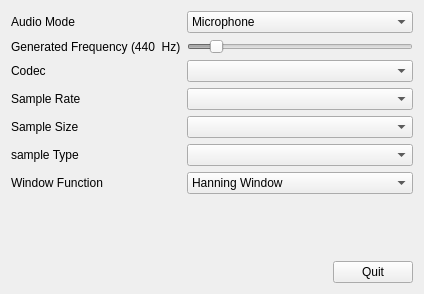
<?xml version="1.0" encoding="UTF-8"?>
<ui version="4.0">
 <class>Settings</class>
 <widget class="QDialog" name="Settings">
  <property name="geometry">
   <rect>
    <x>0</x>
    <y>0</y>
    <width>424</width>
    <height>294</height>
   </rect>
  </property>
  <property name="windowTitle">
   <string>Dialog</string>
  </property>
  <layout class="QVBoxLayout" name="verticalLayout_2">
   <item>
    <layout class="QFormLayout" name="formLayout">
     <item row="1" column="0">
      <widget class="QLabel" name="label_6">
       <property name="text">
        <string>Audio Mode</string>
       </property>
      </widget>
     </item>
     <item row="1" column="1">
      <widget class="QComboBox" name="comboBoxAudioMode">
       <item>
        <property name="text">
         <string>Microphone</string>
        </property>
       </item>
       <item>
        <property name="text">
         <string>Pre-Recorded</string>
        </property>
       </item>
       <item>
        <property name="text">
         <string>Generated</string>
        </property>
       </item>
      </widget>
     </item>
     <item row="2" column="0">
      <widget class="QLabel" name="labelFrequency">
       <property name="text">
        <string>Generated Frequency (440  Hz)</string>
       </property>
      </widget>
     </item>
     <item row="2" column="1">
      <widget class="QSlider" name="sliderFrequency">
       <property name="enabled">
        <bool>false</bool>
       </property>
       <property name="minimum">
        <number>20</number>
       </property>
       <property name="maximum">
        <number>4000</number>
       </property>
       <property name="singleStep">
        <number>20</number>
       </property>
       <property name="value">
        <number>440</number>
       </property>
       <property name="orientation">
        <enum>Qt::Horizontal</enum>
       </property>
      </widget>
     </item>
     <item row="3" column="0">
      <widget class="QLabel" name="label">
       <property name="text">
        <string>Codec</string>
       </property>
      </widget>
     </item>
     <item row="3" column="1">
      <widget class="QComboBox" name="comboBoxAudioCodec"/>
     </item>
     <item row="4" column="0">
      <widget class="QLabel" name="label_2">
       <property name="text">
        <string>Sample Rate</string>
       </property>
      </widget>
     </item>
     <item row="4" column="1">
      <widget class="QComboBox" name="comboBoxSampleRate">
       <property name="currentIndex">
        <number>-1</number>
       </property>
      </widget>
     </item>
     <item row="5" column="0">
      <widget class="QLabel" name="label_3">
       <property name="text">
        <string>Sample Size</string>
       </property>
      </widget>
     </item>
     <item row="5" column="1">
      <widget class="QComboBox" name="comboBoxSampleSize">
       <property name="currentIndex">
        <number>-1</number>
       </property>
      </widget>
     </item>
     <item row="6" column="0">
      <widget class="QLabel" name="label_4">
       <property name="text">
        <string>sample Type</string>
       </property>
      </widget>
     </item>
     <item row="6" column="1">
      <widget class="QComboBox" name="comboBoxSampleType"/>
     </item>
     <item row="7" column="0">
      <widget class="QLabel" name="label_5">
       <property name="text">
        <string>Window Function</string>
       </property>
      </widget>
     </item>
     <item row="7" column="1">
      <widget class="QComboBox" name="comboBoxWindowFunction">
       <property name="currentIndex">
        <number>1</number>
       </property>
       <item>
        <property name="text">
         <string>Rectangular Window (None)</string>
        </property>
       </item>
       <item>
        <property name="text">
         <string>Hanning Window</string>
        </property>
       </item>
       <item>
        <property name="text">
         <string>Blackman-Harris</string>
        </property>
       </item>
      </widget>
     </item>
    </layout>
   </item>
   <item>
    <layout class="QHBoxLayout" name="horizontalLayout">
     <item>
      <spacer name="horizontalSpacer">
       <property name="orientation">
        <enum>Qt::Horizontal</enum>
       </property>
       <property name="sizeHint" stdset="0">
        <size>
         <width>40</width>
         <height>20</height>
        </size>
       </property>
      </spacer>
     </item>
     <item>
      <widget class="QPushButton" name="buttonQuit">
       <property name="cursor">
        <cursorShape>PointingHandCursor</cursorShape>
       </property>
       <property name="text">
        <string>Quit</string>
       </property>
       <property name="autoDefault">
        <bool>false</bool>
       </property>
      </widget>
     </item>
    </layout>
   </item>
  </layout>
 </widget>
 <resources/>
 <connections>
  <connection>
   <sender>buttonQuit</sender>
   <signal>clicked()</signal>
   <receiver>Settings</receiver>
   <slot>close()</slot>
   <hints>
    <hint type="sourcelabel">
     <x>350</x>
     <y>271</y>
    </hint>
    <hint type="destinationlabel">
     <x>162</x>
     <y>261</y>
    </hint>
   </hints>
  </connection>
 </connections>
</ui>
